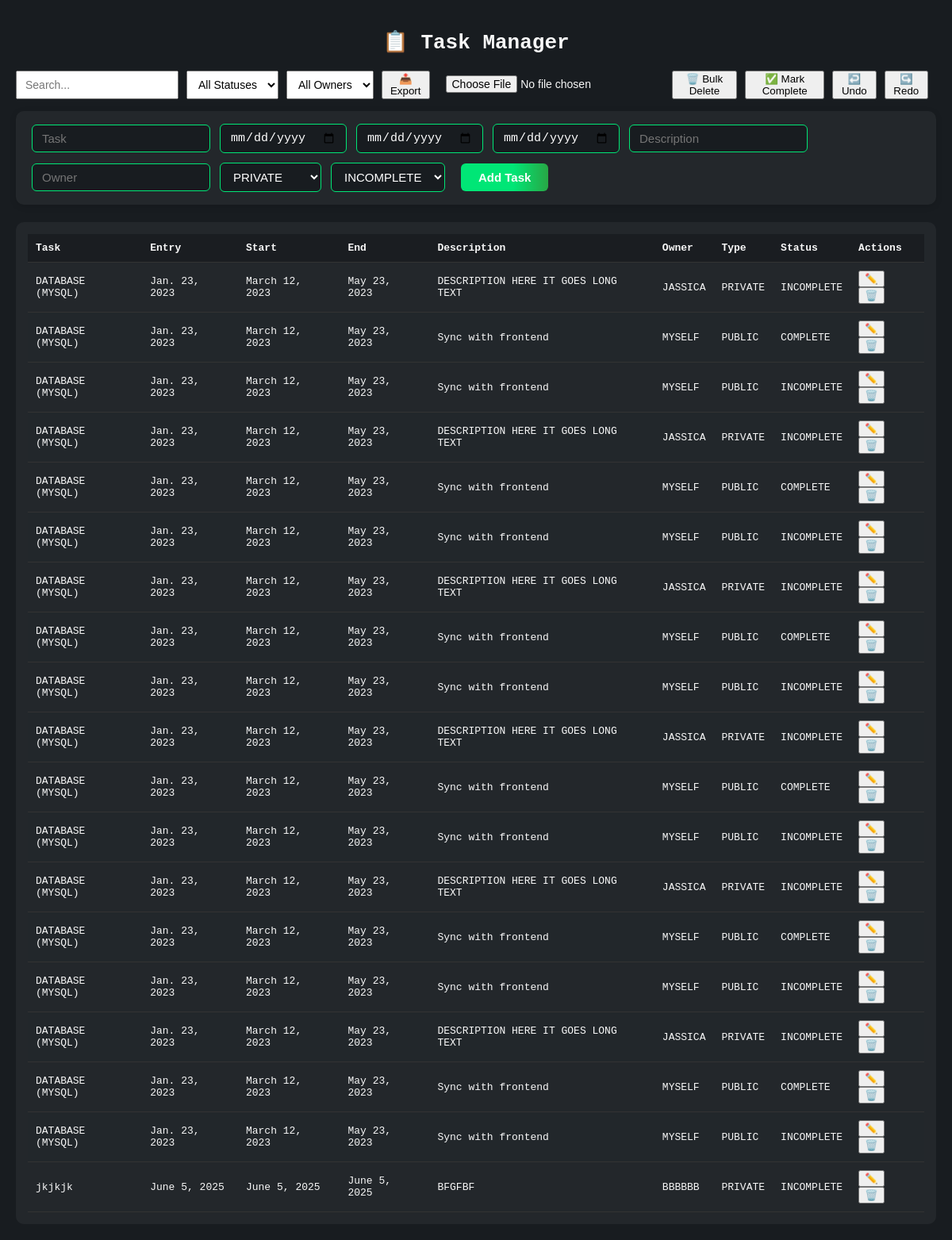
/taskManager/ (signed in), run on the app's committed database.
### TaskManager/models.py (models this page shows, shortened)
class Task(models.Model):
    STATUS_CHOICES = [
        ('INCOMPLETE', 'Incomplete'),
        ('COMPLETE', 'Complete'),
    ]
    TYPE_CHOICES = [
        ('PRIVATE', 'Private'),
        ('PUBLIC', 'Public'),
        ('PERSONAL', 'Personal'),
    ]
    task = models.CharField(max_length=255)
    entry = models.DateField()
    start = models.DateField()
    end = models.DateField()
    desc = models.TextField()
    owner = models.CharField(max_length=100)
    type = models.CharField(max_length=20, choices=TYPE_CHOICES)
    status = models.CharField(max_length=20, choices=STATUS_CHOICES)

### TaskManager/views.py (the view, shortened to what this page needs)
# urls.py: path('taskManager/', views.task_manager, name='task_manager'),
@login_required(login_url='/login/')
@csrf_exempt
def task_manager(request):
    tasks = Task.objects.all()
    return render(request, 'taskManager.html', {'tasks': tasks})

### TaskManager/templates/taskManager.html (shortened to what this page needs)
{% load static %}
<!DOCTYPE html>
<html lang="en">
  <head>
    <link rel="stylesheet" href="{% static 'css/dash.css' %}" />
  </head>
  <body>
    <div class="container">
      <h1>📋 Task Manager</h1>
      <div class="filters">
        <input type="text" id="search" placeholder="Search..." />
        <select id="filter-status">
          <option value="">All Statuses</option>
        </select>
        <select id="filter-owner">
          <option value="">All Owners</option>
        </select>
        <button id="exportBtn">📤 Export</button>
        <input
          type="file"
          id="importFile"
          accept=".json"
          title="Import tasks (JSON file)"
        />
        <button id="bulkDeleteBtn">🗑️ Bulk Delete</button>
        <button id="bulkCompleteBtn">✅ Mark Complete</button>
        <button id="undo-btn">↩️ Undo</button>
        <button id="redo-btn">↪️ Redo</button>
      </div>
      <form method="post" class="add-task-form">
        <input type="text" name="task" placeholder="Task" required />
        <input type="date" name="entry" required />
        <input type="date" name="start" required />
        <input type="date" name="end" required />
        <input type="text" name="desc" placeholder="Description" required />
        <input type="text" name="owner" placeholder="Owner" required />
        <select name="type">
          <option value="PRIVATE">PRIVATE</option>
        </select>
        <select name="status">
          <option value="INCOMPLETE">INCOMPLETE</option>
        </select>
        <button type="submit">Add Task</button>
      </form>
      <div class="task-table">
        <table id="taskTable">
          <thead>
            <tr>
              <th>Task</th>
              <th>Entry</th>
              <th>Start</th>
              <th>End</th>
              <th>Description</th>
              <th>Owner</th>
              <th>Type</th>
              <th>Status</th>
              <th>Actions</th>
            </tr>
          </thead>
          <tbody id="taskBody">
            {% for task in tasks %}
            <tr>
              <td>{{ task.task }}</td>
              <td>{{ task.entry }}</td>
              <td>{{ task.start }}</td>
              <td>{{ task.end }}</td>
              <td>{{ task.desc }}</td>
              <td>{{ task.owner }}</td>
              <td>{{ task.type }}</td>
              <td>{{ task.status }}</td>
              <td>
                <button class="edit-btn" data-id="{{ task.id }}">✏️</button>
                <button class="delete-btn" data-id="{{ task.id }}">🗑️</button>
              </td>
            </tr>
            {% empty %}
            <tr>
              <td colspan="10" style="text-align: center">No tasks found.</td>
            </tr>
            {% endfor %}
          </tbody>
        </table>
      </div>
    </div>
  </body>
</html>

### static/css/dash.css (style rules this page uses)
body { font-family: monospace; background: #181c20; margin: 0; padding: 20px; color: #f8f8f8; overflow-x: hidden; }
.container { max-width: 1200px; margin: auto; }
h1 { text-align: center; margin-bottom: 20px; }
.filters { display: flex; gap: 10px; margin-bottom: 15px; }
input, select { padding: 6px 10px; font-size: 14px; }
table { width: 100%; border-collapse: collapse; background: transparent; border-radius: 8px; overflow-x: hidden; }
th, td { padding: 10px; text-align: left; border-bottom: 1px solid #333; color: #f8f8f8; }
thead { background: #1a1d21; }
tr:nth-child(even) { background: #22272b; }
.task-table { margin-top: 20px; overflow: auto; background: #23272b; border-radius: 10px; padding: 15px; }
.task-table tbody tr { transition: all 0.3s ease-in-out; }
.add-task-form { display: flex; flex-wrap: wrap; gap: 12px; align-items: center; margin-bottom: 22px; background: #23272b; padding: 16px 20px; border-radius: 10px; box-shadow: 0 2px 8px rgba(0, 0, 0, 0.12); }
.add-task-form input[type="text"], .add-task-form input[type="date"], .add-task-form select { padding: 8px 12px; border: 1.5px solid #00e676; border-radius: 6px; background: #181c20; color: #fff; font-size: 15px; transition: border 0.2s, background 0.2s; min-width: 120px; }
.add-task-form button[type="submit"] { background: linear-gradient(90deg, #00e676 60%, #28a745 100%); color: #fff; border: none; border-radius: 6px; padding: 9px 22px; font-size: 15px; font-weight: 600; cursor: pointer; transition: background 0.2s, transform 0.1s; margin-left: 8px; }

### data on the page
Task: task "DATABASE (MYSQL)", entry "Jan. 23, 2023", start "March 12, 2023", end "May 23, 2023", desc "DESCRIPTION HERE IT GOES LONG TEXT", owner "JASSICA", type "PRIVATE", status "INCOMPLETE"
Task: task "DATABASE (MYSQL)", entry "Jan. 23, 2023", start "March 12, 2023", end "May 23, 2023", desc "Sync with frontend", owner "MYSELF", type "PUBLIC", status "COMPLETE"
Task: task "DATABASE (MYSQL)", entry "Jan. 23, 2023", start "March 12, 2023", end "May 23, 2023", desc "Sync with frontend", owner "MYSELF", type "PUBLIC", status "INCOMPLETE"
Task: task "DATABASE (MYSQL)", entry "Jan. 23, 2023", start "March 12, 2023", end "May 23, 2023", desc "DESCRIPTION HERE IT GOES LONG TEXT", owner "JASSICA", type "PRIVATE", status "INCOMPLETE"
Task: task "DATABASE (MYSQL)", entry "Jan. 23, 2023", start "March 12, 2023", end "May 23, 2023", desc "Sync with frontend", owner "MYSELF", type "PUBLIC", status "COMPLETE"
Task: task "DATABASE (MYSQL)", entry "Jan. 23, 2023", start "March 12, 2023", end "May 23, 2023", desc "Sync with frontend", owner "MYSELF", type "PUBLIC", status "INCOMPLETE"
Task: task "DATABASE (MYSQL)", entry "Jan. 23, 2023", start "March 12, 2023", end "May 23, 2023", desc "DESCRIPTION HERE IT GOES LONG TEXT", owner "JASSICA", type "PRIVATE", status "INCOMPLETE"
Task: task "DATABASE (MYSQL)", entry "Jan. 23, 2023", start "March 12, 2023", end "May 23, 2023", desc "Sync with frontend", owner "MYSELF", type "PUBLIC", status "COMPLETE"
Task: task "DATABASE (MYSQL)", entry "Jan. 23, 2023", start "March 12, 2023", end "May 23, 2023", desc "Sync with frontend", owner "MYSELF", type "PUBLIC", status "INCOMPLETE"
Task: task "DATABASE (MYSQL)", entry "Jan. 23, 2023", start "March 12, 2023", end "May 23, 2023", desc "DESCRIPTION HERE IT GOES LONG TEXT", owner "JASSICA", type "PRIVATE", status "INCOMPLETE"
Task: task "DATABASE (MYSQL)", entry "Jan. 23, 2023", start "March 12, 2023", end "May 23, 2023", desc "Sync with frontend", owner "MYSELF", type "PUBLIC", status "COMPLETE"
Task: task "DATABASE (MYSQL)", entry "Jan. 23, 2023", start "March 12, 2023", end "May 23, 2023", desc "Sync with frontend", owner "MYSELF", type "PUBLIC", status "INCOMPLETE"
Task: task "DATABASE (MYSQL)", entry "Jan. 23, 2023", start "March 12, 2023", end "May 23, 2023", desc "DESCRIPTION HERE IT GOES LONG TEXT", owner "JASSICA", type "PRIVATE", status "INCOMPLETE"
Task: task "DATABASE (MYSQL)", entry "Jan. 23, 2023", start "March 12, 2023", end "May 23, 2023", desc "Sync with frontend", owner "MYSELF", type "PUBLIC", status "COMPLETE"
Task: task "DATABASE (MYSQL)", entry "Jan. 23, 2023", start "March 12, 2023", end "May 23, 2023", desc "Sync with frontend", owner "MYSELF", type "PUBLIC", status "INCOMPLETE"
Task: task "DATABASE (MYSQL)", entry "Jan. 23, 2023", start "March 12, 2023", end "May 23, 2023", desc "DESCRIPTION HERE IT GOES LONG TEXT", owner "JASSICA", type "PRIVATE", status "INCOMPLETE"
Task: task "DATABASE (MYSQL)", entry "Jan. 23, 2023", start "March 12, 2023", end "May 23, 2023", desc "Sync with frontend", owner "MYSELF", type "PUBLIC", status "COMPLETE"
Task: task "DATABASE (MYSQL)", entry "Jan. 23, 2023", start "March 12, 2023", end "May 23, 2023", desc "Sync with frontend", owner "MYSELF", type "PUBLIC", status "INCOMPLETE"
Task: task "jkjkjk", entry "June 5, 2025", start "June 5, 2025", end "June 5, 2025", desc "BFGFBF", owner "BBBBBB", type "PRIVATE", status "INCOMPLETE"
